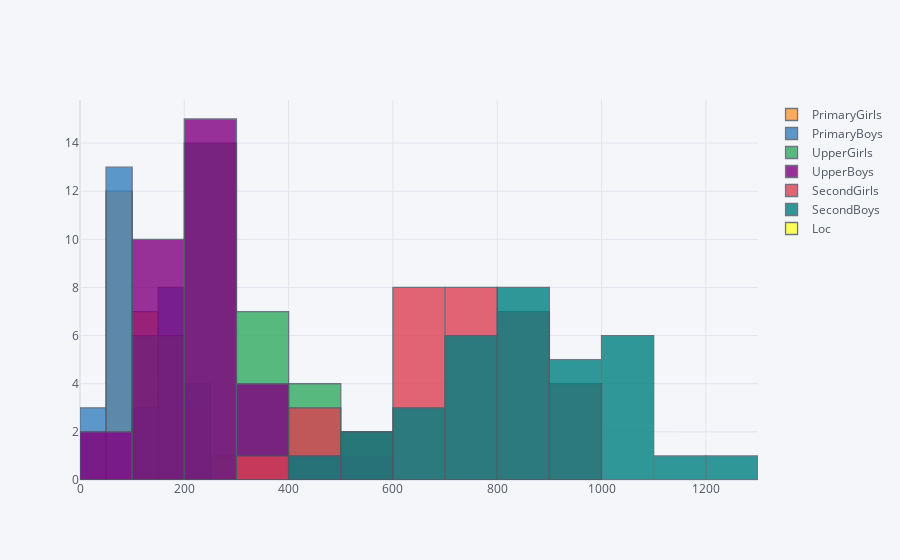

The notebook cell this image was saved under:
### Code cell
Category_Final.iplot(kind= 'hist')

### Figure 1 — Plotly figure (JSON) as saved in the notebook; plotly's stock layout.template omitted (floating-point values rounded to 4 significant figures)
{"data": [{"histfunc": "count", "histnorm": "", "marker": {"color": "rgba(255, 153, 51, 1.0)", "line": {"color": "#4D5663", "width": 1.3}}, "name": "PrimaryGirls", "opacity": 0.8, "orientation": "v", "type": "histogram", "x": [181.7, 152.2, 88.29, 40.41, 87.97, 61.98, 278.9, 51.15, 101.6, 75.39, 162.8, 83.55, 46.56, 314.2, 238.1, 99.57, 102.0, 73.79, 50.89, 86.14, 136.6, 75.35, 206.6, 120.1, 119.2, 172.1, 206.6, 57.42, 166.5, 145.3, 375.3, 166.4, 135.0]}, {"histfunc": "count", "histnorm": "", "marker": {"color": "rgba(55, 128, 191, 1.0)", "line": {"color": "#4D5663", "width": 1.3}}, "name": "PrimaryBoys", "opacity": 0.8, "orientation": "v", "type": "histogram", "x": [167.4, 118.7, 93.83, 27.6, 80.67, 55.27, 237.9, 49.59, 102.4, 92.05, 171, 50.19, 79.95, 301.4, 217.8, 99.33, 85.91, 73.46, 46.41, 75.07, 160.3, 77.8, 206.7, 95.38, 154.3, 169.9, 202.5, 58.29, 163.8, 136.6, 377.9, 152.7, 151.1]}, {"histfunc": "count", "histnorm": "", "marker": {"color": "rgba(50, 171, 96, 1.0)", "line": {"color": "#4D5663", "width": 1.3}}, "name": "UpperGirls", "opacity": 0.8, "orientation": "v", "type": "histogram", "x": [338.3, 286.9, 201.2, 106.1, 480.3, 241.7, 479.2, 281.8, 259.4, 304.7, 261.2, 156.7, 174.7, 495.1, 279.7, 522.3, 294.6, 217.4, 139.9, 299.6, 283.9, 104.2, 393.8, 383.0, 265.5, 320.6, 334.8, 223.0, 490.0, 299.4, 584.9, 345.6, 188.8]}, {"histfunc": "count", "histnorm": "", "marker": {"color": "rgba(128, 0, 128, 1.0)", "line": {"color": "#4D5663", "width": 1.3}}, "name": "UpperBoys", "opacity": 0.8, "orientation": "v", "type": "histogram", "x": [247.9, 217.2, 132.1, 57.19, 287.1, 148.7, 330.9, 145.9, 232.4, 193.5, 256.1, 64.64, 129.8, 424.2, 206.2, 336.1, 190.1, 113.2, 109.2, 204.6, 233.2, 100.8, 341.9, 211, 211.0, 241.7, 290.6, 169.4, 369.8, 263.1, 550.7, 236.8, 203.9]}, {"histfunc": "count", "histnorm": "", "marker": {"color": "rgba(219, 64, 82, 1.0)", "line": {"color": "#4D5663", "width": 1.3}}, "name": "SecondGirls", "opacity": 0.8, "orientation": "v", "type": "histogram", "x": [643.7, 842.1, 721.0, 456.9, 866.9, 731.4, 772.6, 704.9, 648.3, 750.6, 864.8, 368.3, 600.8, 886.8, 657.4, 893.5, 886.4, 594.2, 679.6, 663.3, 932.1, 477.9, 952.7, 810.3, 741.9, 644.6, 786.9, 529.2, 905.0, 643.3, 704.3, 909.2, 454.2]}, {"histfunc": "count", "histnorm": "", "marker": {"color": "rgba(0, 128, 128, 1.0)", "line": {"color": "#4D5663", "width": 1.3}}, "name": "SecondBoys", "opacity": 0.8, "orientation": "v", "type": "histogram", "x": [749.9, 926.2, 849.6, 530.9, 890.5, 1075.0, 801.1, 664.6, 790.5, 976.4, 850.8, 485.1, 583.0, 1092.0, 762.1, 1268.0, 1016.0, 860.3, 694.9, 742.2, 1069.0, 748.1, 1041.0, 921.6, 1038.0, 808.7, 868.5, 719.3, 914.9, 855.6, 902.5, 1180.0, 628.2]}, {"histfunc": "count", "histnorm": "", "marker": {"color": "rgba(255, 255, 51, 1.0)", "line": {"color": "#4D5663", "width": 1.3}}, "name": "Loc", "opacity": 0.8, "orientation": "v", "type": "histogram", "x": ["AHMEDABAD", "AMRELI", "ANAND", "ARAVALLI", "BANAS KANTHA", "BHARUCH", "BHAVNAGAR", "BOTAD", "CHHOTAUDEPUR", "DEVBHOOMI DWARKA", "DOHAD", "GANDHINAGAR", "GIR SOMNATH", "JAMNAGAR", "JUNAGADH", "KACHCHH", "KHEDA", "MAHESANA", "MAHISAGAR", "MORBI", "NARMADA", "NAVSARI", "PANCH MAHALS", "PATAN", "PORBANDAR", "RAJKOT", "SABAR KANTHA", "SURAT", "SURENDRANAGAR", "TAPI", "THE DANGS", "VADODARA", "VALSAD"]}], "layout": {"autosize": true, "barmode": "overlay", "legend": {"bgcolor": "#F5F6F9", "font": {"color": "#4D5663"}}, "paper_bgcolor": "#F5F6F9", "plot_bgcolor": "#F5F6F9", "title": {"font": {"color": "#4D5663"}}, "xaxis": {"autorange": true, "gridcolor": "#E1E5ED", "range": [0, 1300], "showgrid": true, "tickfont": {"color": "#4D5663"}, "title": {"font": {"color": "#4D5663"}, "text": ""}, "type": "linear", "zerolinecolor": "#E1E5ED"}, "yaxis": {"autorange": true, "gridcolor": "#E1E5ED", "range": [0, 15.79], "showgrid": true, "tickfont": {"color": "#4D5663"}, "title": {"font": {"color": "#4D5663"}, "text": ""}, "zerolinecolor": "#E1E5ED"}}}
